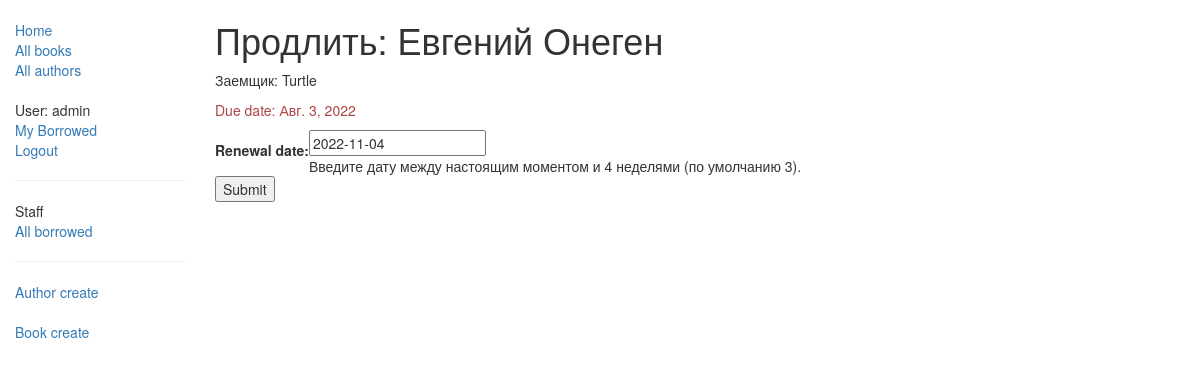
/catalog/book/c956adec-a704-4eb1-944c-bc5aec416f08/renew/ (signed in), run on an earlier commit of the app's database.
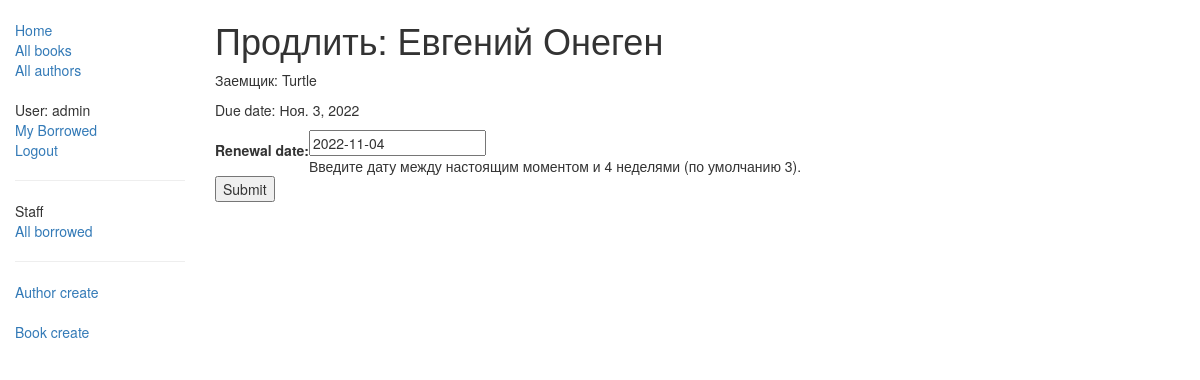
And on a later commit of the database.
### catalog/models.py (models this page shows, shortened)
class BookInstance(models.Model):
    id = models.UUIDField(primary_key=True, default=uuid.uuid4,
                          help_text="Уникальный идентификатор этой конкретной книги во всей библиотеке")
    book = models.ForeignKey('book', on_delete=models.SET_NULL, null=True)
    imprint = models.CharField(max_length=200)
    due_back = models.DateField(null=True, blank=True)
    borrower = models.ForeignKey(User, on_delete=models.SET_NULL, null=True, blank=True)
    LOAN_STATUS = (
        ('m', 'Maintenance'),
        ('o', 'On loan'),
        ('a', 'Available'),
        ('r', 'Reserved'),
    )
    status = models.CharField(max_length=1, choices=LOAN_STATUS, blank=True, default='m', help_text='Book availability')
    class Meta:
        ordering = ["due_back"]
        permissions = (("can_mark_returned", "Set book as returned"),)
    @property
    def is_overdue(self):
        if self.due_back and date.today() > self.due_back:
            return True
        return False

class Book(models.Model):
    title = models.CharField(max_length=200)
    author = models.ForeignKey('author', on_delete=models.SET_NULL, null=True)
    summary = models.TextField(max_length=1000, help_text="Enter a brief description of the book")
    isbn = models.CharField('isbn', max_length=13, help_text='13 Character <a href="https://www.isbn-international.org'
                                                             '/content/what-isbn">ISBN number</a>')
    genre = models.ManyToManyField(Genre, help_text="Select a genre for this book")
    def display_genre(self):
        """
        Создает строку для жанра. Это необходимо для отображения жанра в Admin.
        """
        return ', '.join([genre.name for genre in self.genre.all()[:3]])
    display_genre.short_description = 'Genre'

### catalog/views.py (the view)
# urls.py: path('book/<uuid:pk>/renew/', views.renew_book_librarian, name='renew-book-librarian'),
@permission_required('catalog.can_mark_returned')
def renew_book_librarian(request, pk):
    book_inst = get_object_or_404(BookInstance, pk=pk)
    if request.method == 'POST':
        form = RenewBookForm(request.POST)
        if form.is_valid():
            book_inst.due_back = form.cleaned_data['renewal_date']
            book_inst.save()
            return HttpResponseRedirect(reverse('all-borrowed'))
    else:
        proposed_renewal_date = datetime.date.today() + datetime.timedelta(weeks=3)
        form = RenewBookForm(initial={'renewal_date': proposed_renewal_date, })
    return render(request, 'catalog/book_renew_librarian.html', {'form': form, 'bookinst': book_inst})

### catalog/forms.py (shortened to what this page needs)
class RenewBookForm(forms.Form):
    renewal_date = forms.DateField(help_text="Введите дату между настоящим моментом и 4 неделями (по умолчанию 3).")

### catalog/templates/catalog/book_renew_librarian.html (shortened to what this page needs)
{% extends "base_generic.html" %}
{% block content %}
    <h1>Продлить: {{bookinst.book.title}}</h1>
    <p>Заемщик: {{bookinst.borrower}}</p>
    <p {% if bookinst.is_overdue %} class="text-danger"{% endif %}>Due date: {{bookinst.due_back}}</p>
    <form action="" method="post">
        <table>
        {{ form }}
        </table>
        <input type="submit" value="Submit" />
    </form>
{% endblock %}

What changed in the data, as far as the page shows it:
changed BookInstance "Евгений Онеген": due_back "Авг. 3, 2022" → "Ноя. 3, 2022"
